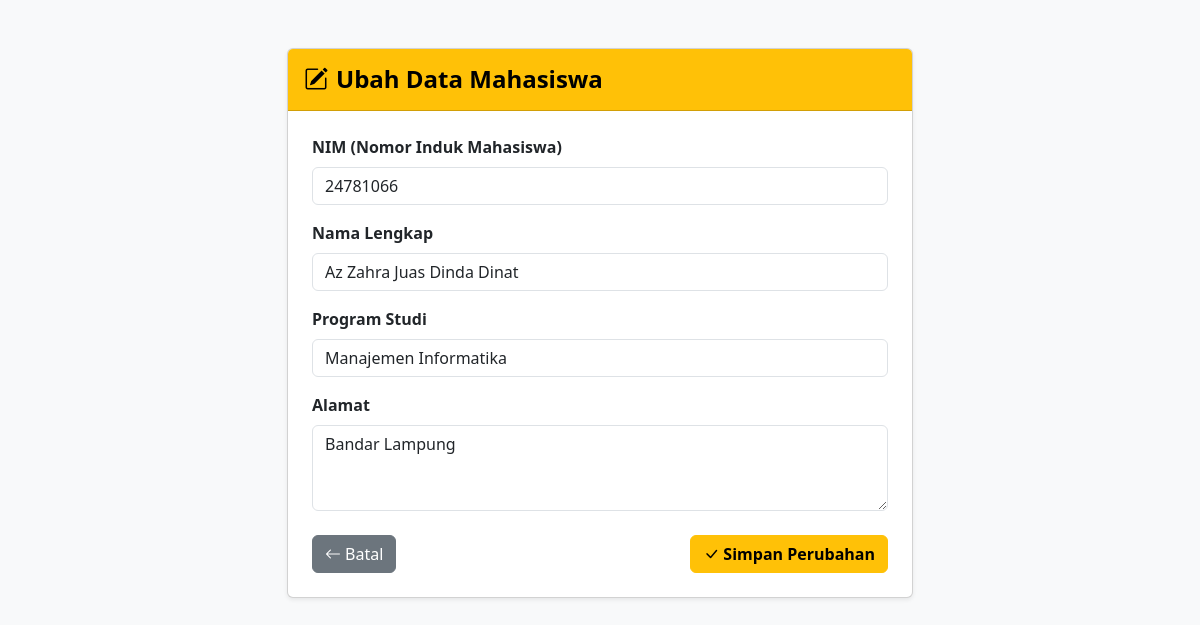
The page /edit.php?id=3 on the database its author committed.
### tables this page shows
CREATE TABLE `mahasiswa` (
  `id` int NOT NULL AUTO_INCREMENT,
  `nim` varchar(20) NOT NULL,
  `nama` varchar(100) NOT NULL,
  `program_studi` varchar(100) NOT NULL,
  `alamat` text,
  PRIMARY KEY (`id`),
  UNIQUE KEY `nim` (`nim`)
);

### edit.php (the view, shortened to what this page needs)
<?php
include 'koneksi.php';
$id = isset($_GET['id']) ? intval($_GET['id']) : 0;
$query = "SELECT * FROM mahasiswa WHERE id = $id";
$result = mysqli_query($koneksi, $query);
$data = mysqli_fetch_assoc($result);
?>
<!DOCTYPE html>
<html lang="id">
<head>
    <link href="https://cdn.jsdelivr.net/npm/bootstrap@5.3.3/dist/css/bootstrap.min.css" rel="stylesheet">
    <link href="https://cdn.jsdelivr.net/npm/bootstrap-icons@1.11.3/font/bootstrap-icons.css" rel="stylesheet">
</head>
<body>
    <div class="container my-5" style="max-width: 650px;">
        <div class="card shadow-sm">
            <div class="card-header py-3">
                <h4 class="mb-0 fw-bold"><i class="bi bi-pencil-square me-2"></i>Ubah Data Mahasiswa</h4>
            </div>
            <div class="card-body p-4">
                <form action="edit.php?id=<?= $id; ?>" method="POST">
                    <div class="mb-3">
                        <label for="nim" class="form-label fw-semibold">NIM (Nomor Induk Mahasiswa)</label>
                        <input type="text" class="form-control" id="nim" name="nim" value="<?= htmlspecialchars($_SERVER['REQUEST_METHOD'] == 'POST' ? $nim : $data['nim']); ?>" required>
                    </div>
                    <div class="mb-3">
                        <label for="nama" class="form-label fw-semibold">Nama Lengkap</label>
                        <input type="text" class="form-control" id="nama" name="nama" value="<?= htmlspecialchars($_SERVER['REQUEST_METHOD'] == 'POST' ? $nama : $data['nama']); ?>" required>
                    </div>
                    <div class="mb-3">
                        <label for="program_studi" class="form-label fw-semibold">Program Studi</label>
                        <input type="text" class="form-control" id="program_studi" name="program_studi" value="<?= htmlspecialchars($_SERVER['REQUEST_METHOD'] == 'POST' ? $program_studi : $data['program_studi']); ?>" required>
                    </div>
                    <div class="mb-4">
                        <label for="alamat" class="form-label fw-semibold">Alamat</label>
                        <textarea class="form-control" id="alamat" name="alamat" rows="3" required><?= htmlspecialchars($_SERVER['REQUEST_METHOD'] == 'POST' ? $alamat : $data['alamat']); ?></textarea>
                    </div>
                    <div class="d-flex justify-content-between">
                        <a href="index.php" class="btn btn-secondary">
                            <i class="bi bi-arrow-left me-1"></i>Batal
                        </a>
                        <button type="submit" class="btn btn-warning fw-semibold">
                            <i class="bi bi-check-lg me-1"></i>Simpan Perubahan
                        </button>
                    </div>
                </form>
            </div>
        </div>
    </div>
</body>
</html>

### edit.php (style rules this page uses)
body { background-color: #f8f9fa; }
.card-header { background-color: #ffc107; color: #000; }

### rows shown on the page
mahasiswa: nim "24781066", nama "Az Zahra Juas Dinda Dinat", program_studi "Manajemen Informatika", alamat "Bandar Lampung"
